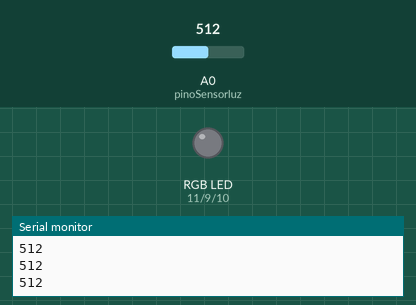
Recording of a sketch running on a simulated Arduino Uno, built with avr-gcc and run on an emulated ATmega328P. Shown: an RGB LED mixed from three pins (HIGH = lit), the last lines printed to the serial monitor. Inputs (shaded band) come from the test bench; at power-on: A0 (pinoSensorluz) = 512.

Above: at 1.2 s.
1.3 s: A0 (pinoSensorluz) set to 248
2.8 s: A0 (pinoSensorluz) set to 224
At 3.2 s:
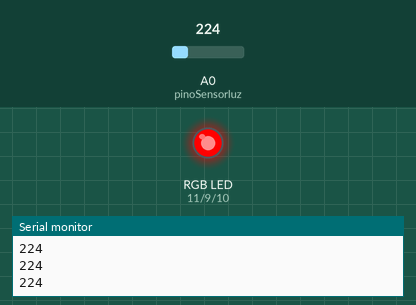
4.3 s: A0 (pinoSensorluz) set to 193
5.8 s: A0 (pinoSensorluz) set to 162
At 6.7 s:
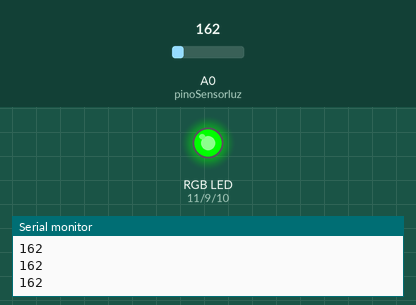
7.3 s: A0 (pinoSensorluz) set to 200
At 7.8 s:
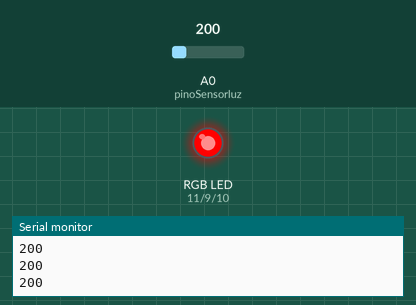
8.8 s: A0 (pinoSensorluz) set to 170
At 10.2 s:
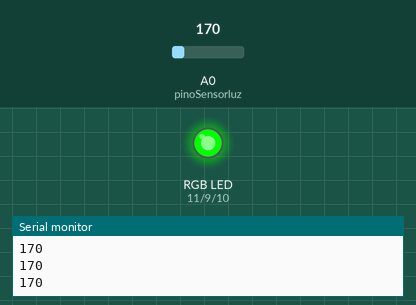
Timing chart, 0 to 11.3 s (numbered marks = the images above; inputs shaded):
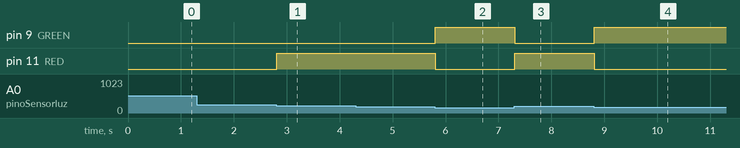

The sketch:

colorimetro.ino
```cpp
int RED =11;
int BLUE =10;
int GREEN =9;
int pinoSensorluz = A0;
int valorluz = 0;
void setup() {
   pinMode(11,OUTPUT);
  pinMode(10,OUTPUT);
  pinMode(9,OUTPUT);
  Serial.begin(9600);
  // put your setup code here, to run once:

}

void loop() {
  valorluz = analogRead(pinoSensorluz);
  Serial.println(valorluz);
  if(valorluz< 240 && valorluz >190){
    RGB_color(255,0,0);
  }
  if(valorluz  < 180 ){
    RGB_color(0,255,0);

  }


}
 void RGB_color(int red, int green ,int blue){
 analogWrite(RED,red);
 analogWrite(GREEN,green);
 analogWrite(BLUE,blue);

 }
```

Measured:
- the behaviour switches between 240 and 239 on A0 (pinoSensorluz) (found by bisection; images 0 and 1)
- the behaviour switches between 180 and 179 on A0 (pinoSensorluz) (found by bisection; images 1 and 2)
- after the input at 2.8 s, pin 11 (RED): LOW → HIGH at once
- after the input at 5.8 s, pin 9 (GREEN): LOW → HIGH at once; pin 11 (RED): HIGH → LOW at once
- after the input at 7.3 s, pin 9 (GREEN): HIGH → LOW at once; pin 11 (RED): LOW → HIGH at once
- after the input at 8.8 s, pin 9 (GREEN): LOW → HIGH at once; pin 11 (RED): HIGH → LOW at once
